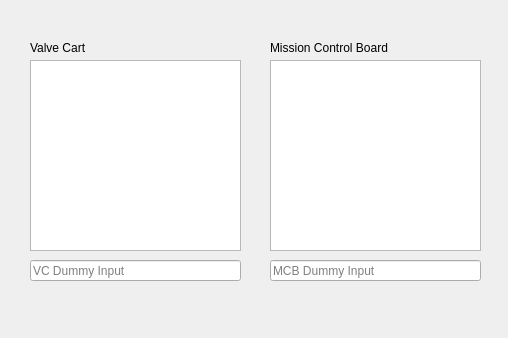
<?xml version="1.0" encoding="UTF-8"?>
<ui version="4.0">
 <class>Dialog</class>
 <widget class="QDialog" name="Dialog">
  <property name="geometry">
   <rect>
    <x>0</x>
    <y>0</y>
    <width>508</width>
    <height>338</height>
   </rect>
  </property>
  <property name="windowTitle">
   <string>Debug Tools</string>
  </property>
  <widget class="QLineEdit" name="le_vc">
   <property name="geometry">
    <rect>
     <x>30</x>
     <y>260</y>
     <width>211</width>
     <height>21</height>
    </rect>
   </property>
   <property name="placeholderText">
    <string>VC Dummy Input</string>
   </property>
  </widget>
  <widget class="QLineEdit" name="le_mcb">
   <property name="geometry">
    <rect>
     <x>270</x>
     <y>260</y>
     <width>211</width>
     <height>21</height>
    </rect>
   </property>
   <property name="placeholderText">
    <string>MCB Dummy Input</string>
   </property>
  </widget>
  <widget class="QPlainTextEdit" name="pt_vc">
   <property name="geometry">
    <rect>
     <x>30</x>
     <y>60</y>
     <width>211</width>
     <height>191</height>
    </rect>
   </property>
   <property name="plainText">
    <string/>
   </property>
  </widget>
  <widget class="QPlainTextEdit" name="pt_mcb">
   <property name="geometry">
    <rect>
     <x>270</x>
     <y>60</y>
     <width>211</width>
     <height>191</height>
    </rect>
   </property>
  </widget>
  <widget class="QLabel" name="l_vc">
   <property name="geometry">
    <rect>
     <x>30</x>
     <y>40</y>
     <width>81</width>
     <height>16</height>
    </rect>
   </property>
   <property name="text">
    <string>Valve Cart</string>
   </property>
  </widget>
  <widget class="QLabel" name="l_mcb">
   <property name="geometry">
    <rect>
     <x>270</x>
     <y>40</y>
     <width>151</width>
     <height>16</height>
    </rect>
   </property>
   <property name="text">
    <string>Mission Control Board</string>
   </property>
  </widget>
 </widget>
 <resources/>
 <connections/>
</ui>
